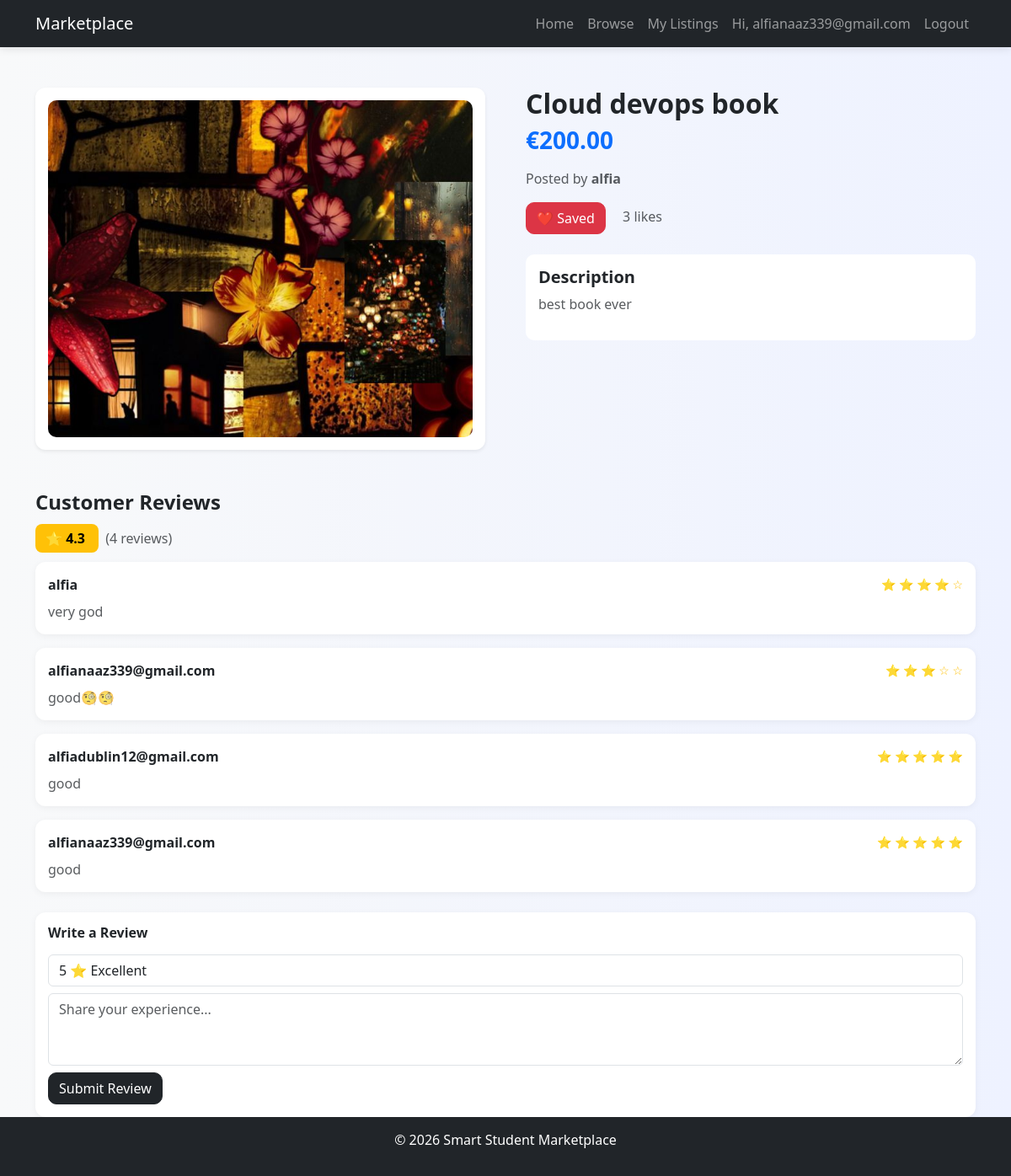
The app's page /listing/1/ (signed in) with its own data.
### marketplace/models.py (models this page shows, shortened)
class Listing(models.Model):
    seller = models.ForeignKey(User, on_delete=models.CASCADE)
    title = models.CharField(max_length=200)
    description = models.TextField()
    price = models.DecimalField(max_digits=10, decimal_places=2)
    category = models.ForeignKey(Category, on_delete=models.SET_NULL, null=True)
    image = models.ImageField(upload_to='listings/', null=True, blank=True)
    location = models.CharField(max_length=100, blank=True)
    created_at = models.DateTimeField(auto_now_add=True)

class Review(models.Model):
    reviewer = models.ForeignKey(User, on_delete=models.CASCADE)
    listing = models.ForeignKey(Listing, on_delete=models.CASCADE, related_name='reviews')
    rating = models.IntegerField()
    comment = models.TextField(blank=True)
    created_at = models.DateTimeField(auto_now_add=True)

### marketplace/views.py (the view)
# urls.py: path('listing/<int:id>/', views.listing_detail, name='listing_detail'),
def listing_detail(request, id):
    listing = get_object_or_404(Listing, id=id)
    reviews = listing.reviews.all()
    avg_rating = reviews.aggregate(Avg('rating'))['rating__avg']
    is_favorited = False
    if request.user.is_authenticated:
        is_favorited = Favorite.objects.filter(
            user=request.user,
            listing=listing
        ).exists()
    return render(request, 'marketplace/detail.html', {
        'listing': listing,
        'reviews': reviews,
        'avg_rating': avg_rating,
        'is_favorited': is_favorited
    })

### templates/marketplace/detail.html (shortened to what this page needs)
{% extends 'base.html' %}
{% block content %}
<div class="container mt-5">
    <div class="row g-5">
        <div class="col-md-6">
            <div class="image-box shadow-sm">
                {% if listing.image %}
                    <img src="{{ listing.image.url }}" class="main-img">
                {% else %}
                    <img src="https://via.placeholder.com/500" class="main-img">
                {% endif %}
            </div>
        </div>
        <div class="col-md-6">
            <h2 class="fw-bold">{{ listing.title }}</h2>
            <h3 class="text-primary fw-bold mb-3">€{{ listing.price }}</h3>
            <p class="text-muted">
                Posted by <strong>{{ listing.seller.username }}</strong>
            </p>
            {% if user.is_authenticated %}
                <div class="mb-3">
                    {% if is_favorited %}
                        <a href="{% url 'toggle_favorite' listing.id %}"
                           class="btn btn-danger">
                            ❤️ Saved
                        </a>
                    {% else %}
                        <a href="{% url 'toggle_favorite' listing.id %}"
                           class="btn btn-outline-danger">
                            🤍 Save
                        </a>
                    {% endif %}
                    <span class="ms-3 text-muted">
                        {{ listing.favorite_set.count }} likes
                    </span>
                </div>
            {% endif %}
            <div class="description-box mt-4">
                <h5 class="fw-bold mb-2">Description</h5>
                <p class="text-muted">{{ listing.description }}</p>
            </div>
        </div>
    </div>
<div class="mt-5">
    <h4 class="fw-bold mb-3">Customer Reviews</h4>
    {% if avg_rating %}
        <div class="mb-3">
            <span class="rating-badge">
                ⭐ {{ avg_rating|floatformat:1 }}
            </span>
            <span class="text-muted ms-2">
                ({{ reviews|length }} reviews)
            </span>
        </div>
    {% else %}
        <p class="text-muted">No reviews yet</p>
    {% endif %}
    {% for review in reviews %}
        <div class="review-card mb-3">
            <div class="d-flex justify-content-between align-items-center">
                <strong>{{ review.reviewer.username }}</strong>
                <div class="stars">
                    {% for i in "12345" %}
                        {% if forloop.counter <= review.rating %}
                            ⭐
                        {% else %}
                            ☆
                        {% endif %}
                    {% endfor %}
                </div>
            </div>
            <p class="text-muted mt-2 mb-0">
                {{ review.comment }}
            </p>
        </div>
    {% empty %}
        <p class="text-muted">No reviews yet</p>
    {% endfor %}
    {% if user.is_authenticated and user != listing.seller %}
        <div class="add-review-box mt-4">
            <h6 class="fw-bold mb-3">Write a Review</h6>
            <form method="POST" action="{% url 'add_review' listing.id %}">
                <div class="mb-2">
                    <select name="rating" class="form-control">
                        <option value="5">5 ⭐ Excellent</option>
                    </select>
                </div>
                <div class="mb-2">
                    <textarea name="comment" class="form-control"
                              placeholder="Share your experience..."
                              rows="3"></textarea>
                </div>
                <button class="btn btn-dark">Submit Review</button>
            </form>
        </div>
    {% endif %}
</div>
</div>
{% endblock %}

### templates/base.html (shortened to what this page needs)
<!DOCTYPE html>
<html lang="en">
<head>
<link href="https://cdn.jsdelivr.net/npm/bootstrap@5.3.3/dist/css/bootstrap.min.css" rel="stylesheet">
</head>
<body>
<nav class="navbar navbar-expand-lg navbar-dark bg-dark">
    <div class="container">
        <a class="navbar-brand" href="/">Marketplace</a>
        <div class="collapse navbar-collapse">
            <ul class="navbar-nav ms-auto">
                <li class="nav-item">
                    <a class="nav-link" href="/">Home</a>
                </li>
                <li class="nav-item">
                    <a class="nav-link" href="/">Browse</a>
                </li>
                {% if user.is_authenticated %}
                    <li class="nav-item">
                        <a class="nav-link" href="{% url 'my_listings' %}">My Listings</a>
                    </li>
                    <li class="nav-item">
                        <span class="nav-link">Hi, {{ user.username }}</span>
                    </li>
                    <li class="nav-item">
                        <a class="nav-link" href="/accounts/logout/">Logout</a>
                    </li>
                {% endif %}
            </ul>
        </div>
    </div>
</nav>
<main>
{% block content %}{% endblock %}
</main>
<footer class="footer text-center">
    <p>© 2026 Smart Student Marketplace</p>
</footer>
</body>
</html>

### templates/base.html (style rules this page uses)
html, body { height: 100%; }
body { display: flex; flex-direction: column; background: linear-gradient(to right, #f8f9fa, #eef2ff); font-family: 'Segoe UI', sans-serif; }
main { flex: 1; }
.navbar { box-shadow: 0 2px 10px rgba(0,0,0,0.1); }
.btn { border-radius: 10px; }
.footer { background: #212529; color: white; padding: 15px 0; }

### templates/marketplace/detail.html (style rules this page uses)
.image-box { background: #fff; padding: 15px; border-radius: 12px; }
.main-img { width: 100%; height: 400px; object-fit: cover; border-radius: 10px; }
.description-box { background: #fff; padding: 15px; border-radius: 10px; }
.review-card { background: #fff; padding: 15px; border-radius: 10px; box-shadow: 0 2px 8px rgba(0,0,0,0.05); }
.rating-badge { background: #ffc107; color: #000; padding: 6px 12px; border-radius: 8px; font-weight: bold; }
.review-card { background: #fff; padding: 15px; border-radius: 12px; box-shadow: 0 2px 8px rgba(0,0,0,0.05); }
.stars { font-size: 14px; color: #ffc107; }
.add-review-box { background: #fff; padding: 15px; border-radius: 12px; box-shadow: 0 2px 8px rgba(0,0,0,0.05); }

### records on screen
Listing: image (picture), title "Cloud devops book", price "200.00", seller.username "alfia", favorite_set.count "3", description "best book ever"
Review: reviewer.username "alfia", rating 4 (drawn), comment "very god"
Review: reviewer.username "alfianaaz339@gmail.com", rating 3 (drawn), comment "good🧐🧐"
Review: reviewer.username "alfiadublin12@gmail.com", rating 5 (drawn), comment "good"
Review: reviewer.username "alfianaaz339@gmail.com", rating 5 (drawn), comment "good"

### other values on screen
{{ user.username }} "alfianaaz339@gmail.com"
{{ avg_rating|floatformat:1 }} "4.3"
{{ reviews|length }} "4"
